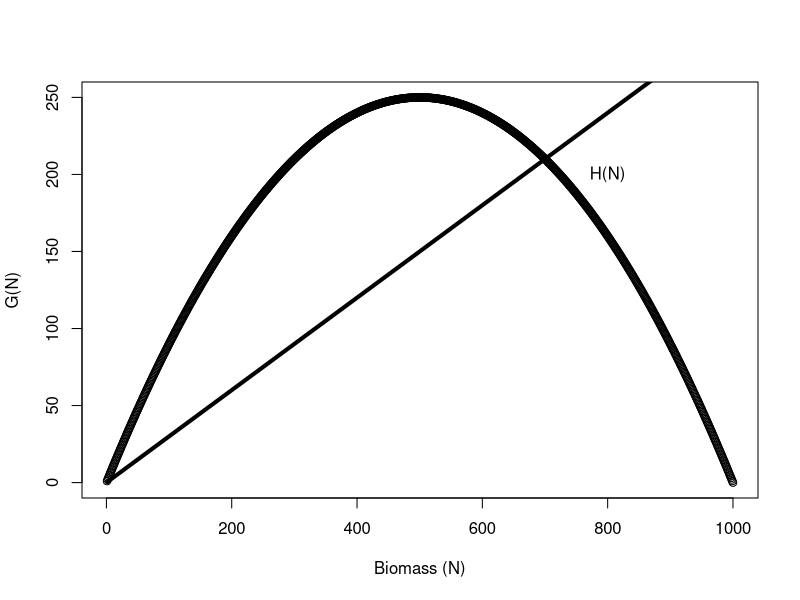
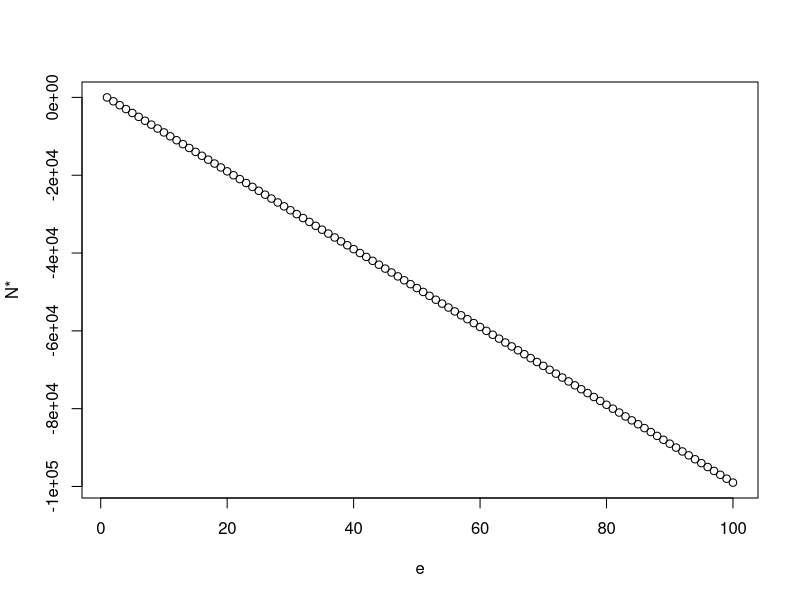
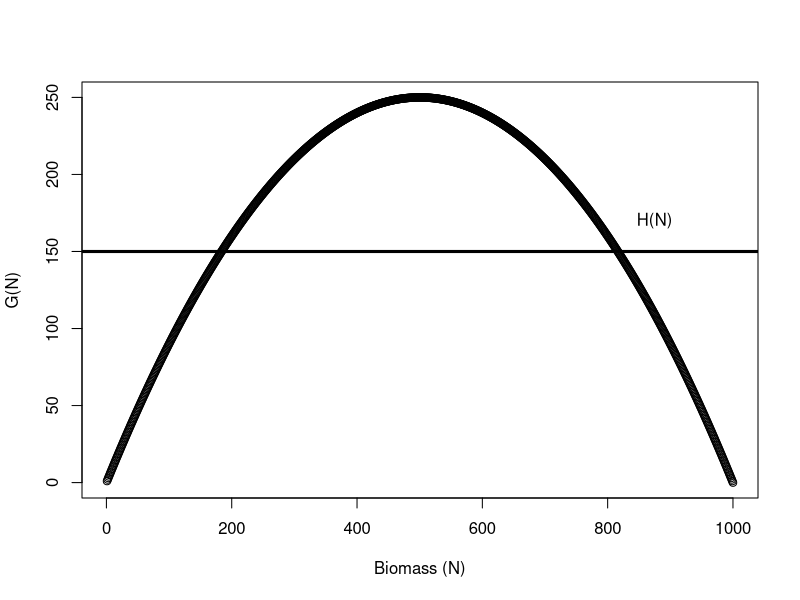

Write R code to recreate these figures, in order.
########Exercise 1.1############3

#parameters

r<-1
K<-1000

#Biomass
N<-1000

#Vector
G<-numeric(N)

#Initial Condition
G[1]<-0

#simulation

for (n in 1:N){
  
  G[n]<-r*n*(1-(n/K))
  
}

NN<-seq(1,N)
plot(NN,G,xlab="Biomass (N)",ylab="G(N)")

#########Exercise 1.2###############

e<-0.3

#Biomass
N<-1000

#Vector
H<-numeric(N)

#Initial Condition
H[1]<-0

#simulation

for (n in 1:N){
  
  H[n]<-e*n
  
}

NN<-seq(1,N)
lines(NN,H,lwd=4)
text(800,200,"H(N)",cex=1)

#######Exercise 1.3##################

#parameters

K<-1000

#Biomass
e<-100

#Vector
N<-numeric(e)

#Initial Condition
N[1]<-K

#simulation

for (i in 1:e){
  
  N[i]=(-K*i)+K
  
}

ee<-seq(1,e)
plot(ee,N,xlab="e",ylab="N*")

###########Exercise 2.1#############

#parameters

r<-1
K<-1000

#Biomass
N<-1000

#Vector
G<-numeric(N)

#Initial Condition
G[1]<-0

#simulation

for (n in 1:N){
  
  G[n]<-r*n*(1-(n/K))
  
}

NN<-seq(1,N)
plot(NN,G,xlab="Biomass (N)",ylab="G(N)")

abline(h=150,lwd=3)
text(875,170,"H(N)",cex=1)

#Exercise 2.2 and 2.3 should be straight forward if students know the code above










